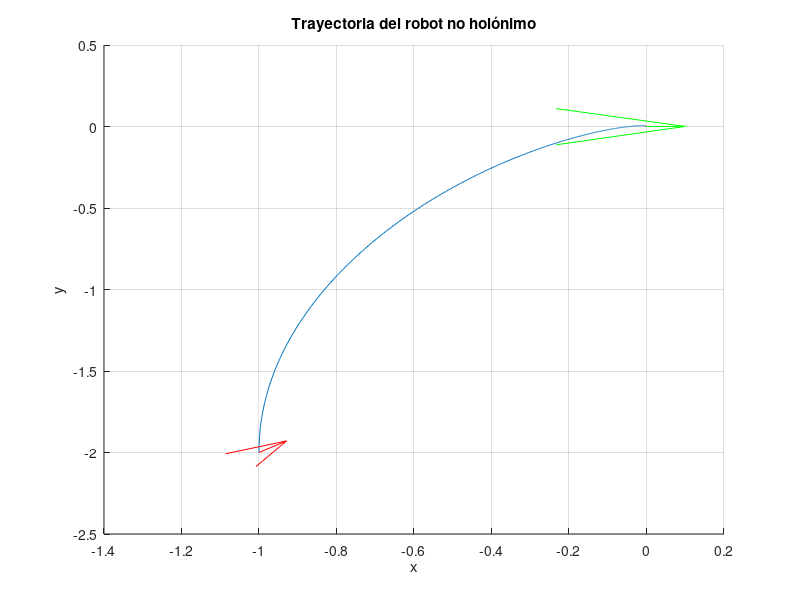
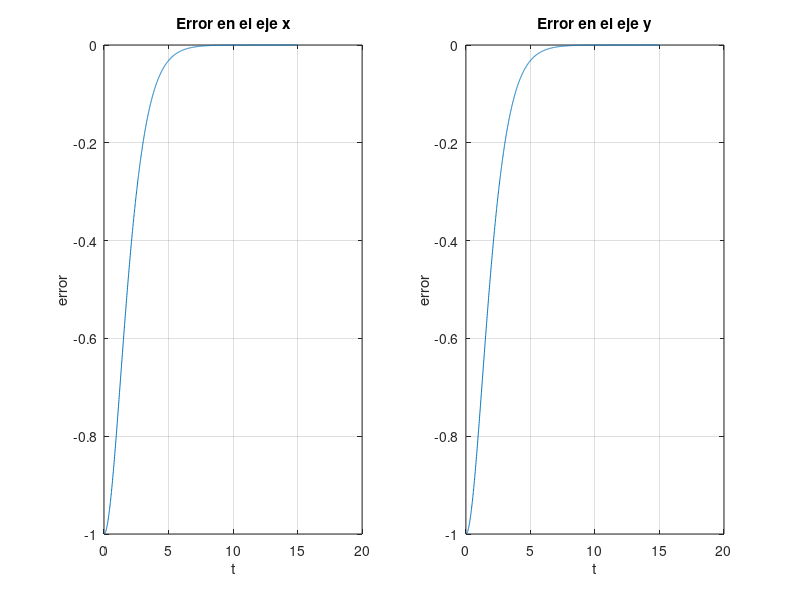
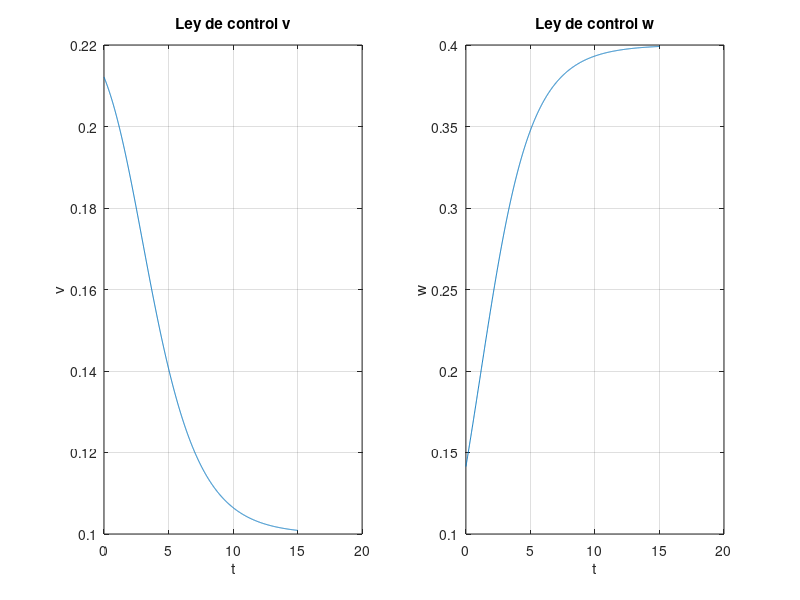

Recreate these plots in MATLAB, in order.
clc
clearvars
close all

% Parámetros iniciales
l = .5; % Distancia del centro del robot al punto de control
z = [-1; -2]; % Condiciones iniciales punto 1
Angulo = 45; % Angulo inicial ( en grados) Condicion uno
K = [0.1 0; 0 0.1]; % Ganancia del controlador 


% Datos de la simulación
Dt = 0.01; % Periodo de muestreo
tiempo = 15; % Duración de la simulación en segundos
iteraciones = tiempo / Dt;

%Inicializar el angulo theta
theta=zeros(1,iteraciones+1);
theta(1,1)=deg2rad(Angulo);
% Inicializar trayectorias
z_hist = zeros(2, iteraciones+1);
z_hist(:, 1) = z;

% Inicializar trayectorias
v_hist = zeros(1,iteraciones);
% Inicializar trayectorias
w_hist = zeros(1,iteraciones);
% Simulación
for k = 1:iteraciones
    % Calcular la matriz M en cada iteración
    M = [cos(theta(k)) -l*sin(theta(k));
         sin(theta(k)) l*cos(theta(k))];
     
    % Controlador
    u = M \ (-K * z); % u = M^{-1}(-kz)
    
    % Actualizar el estado del sistema
    v = u(1);
    w = u(2);
    
    % Dinámica del sistema
    z(:,k+1) = z(:,k)-Dt*(M*z(:,k));
    theta(k+1) = theta(k)-Dt*(w*theta(k)) ; % Actualización del ángulo

    %Errores
    ex(k)=z(1,k);
    ey(k)=z(2,k);
    
    % Guardar el historial de valore para graficar
    z_hist(:, k+1) = z(:,k+1);
    v_hist(k)=v;
    w_hist(k)=w;
end

t=linspace(0,tiempo,iteraciones);

% Gráfica de resultados
figure;
hold on
plot(z_hist(1, :), z_hist(2, :));
quiver(z_hist(1, 1), z_hist(2, 1), cos(theta(1)), sin(theta(1)), 0.1, 'r', 'LineWidth', .1, 'MaxHeadSize', 1 );
quiver(z_hist(1, end), z_hist(2, end), cos(theta(end)), sin(theta(end)), 0.1, 'g', 'LineWidth', .1, 'MaxHeadSize', 2);
xlabel('x');
ylabel('y');
title('Trayectoria del robot no holónimo');
hold off
grid on;

figure
subplot(1,2,1)
plot(t,ex)
xlabel('t');
ylabel('error');
title('Error en el eje x');
grid on
subplot(1,2,2)
plot(t,ey)
plot(t,ex)
xlabel('t');
ylabel('error');
title('Error en el eje y');
grid on


figure
subplot(1,2,1)
plot(t,v_hist)
xlabel('t');
ylabel('v');
title('Ley de control v');
grid on
subplot(1,2,2)
plot(t,w_hist)
xlabel('t');
ylabel('w');
title('Ley de control w');
grid on
